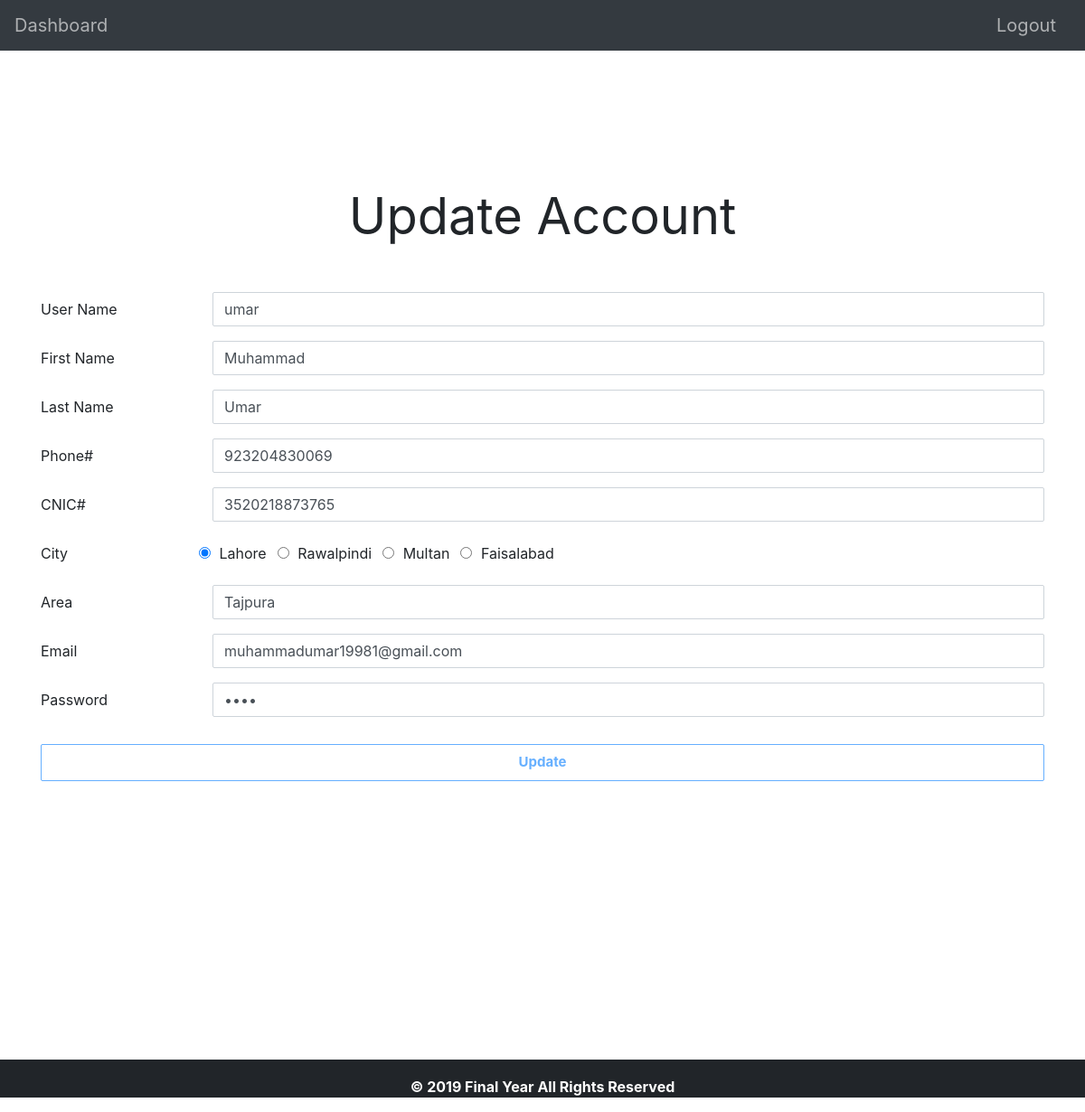
The app's page /Final/Admin/update-account.php?id=5 (signed in) with its own data.
### tables this page shows
CREATE TABLE `dealeraccount` (
  `id` int(255) NOT NULL,
  `firstname` varchar(255) NOT NULL,
  `lastname` varchar(255) NOT NULL,
  `phone` varchar(255) NOT NULL,
  `cnic` varchar(255) NOT NULL,
  `city` varchar(255) NOT NULL,
  `area` varchar(255) NOT NULL,
  `username` varchar(255) NOT NULL,
  `email` varchar(255) NOT NULL,
  `password` varchar(255) NOT NULL
);

### Final/Admin/update-account.php (the view, shortened to what this page needs)
<?php
	include("../files/config.php");
	if (isset($_GET['id'])) {
		$id=$_GET['id'];
		$qq="SELECT * FROM dealeraccount where id='".$id."'";
		$result=mysqli_query($conn,$qq);
		while($row=mysqli_fetch_array($result,MYSQLI_ASSOC))
		{
			$name1=$row['username'];
			$fname1=$row['firstname'];
			$lname1=$row['lastname'];
			$phone1=$row['phone'];
			$cnic1=$row['cnic'];
			$city1=$row['city'];
			$area1=$row['area'];
			$email1=$row['email'];
			$password1=$row['password'];
		}
	}
?>
<!DOCTYPE html>
<html lang="en"/>
<head>
<link rel="stylesheet" href="https://maxcdn.bootstrapcdn.com/bootstrap/4.0.0-beta/css/bootstrap.min.css">
<link rel="stylesheet" type="text/css" href="../styles.css">
<link rel="stylesheet" href="https://cdnjs.cloudflare.com/ajax/libs/font-awesome/4.7.0/css/font-awesome.min.css">
</head>
<body>
	<?php include("../files/header.php"); ?>
	<?php
	if($_SESSION['admin-credentials'])
	{	?>
	<div class="container class-content">
		<p class="display-4 text-center"><b>Update Account</b></p>
		<form method="POST" action="#">
			<div class="form-group row">
				<label class="col-sm-2 col-form-label">User Name</label>
				<div class="col-sm-10">
					<input type="text" class="form-control" name="username" placeholder="Enter User Name" value="<?php echo $name1;?>" required>
				</div>
			</div>
			<div class="form-group row">
				<label class="col-sm-2 col-form-label">First Name</label>
				<div class="col-sm-10">
					<input type="text" class="form-control" name="firstname" placeholder="Enter First Name" value="<?php echo $fname1;?>" required>
				</div>
			</div>
			<div class="form-group row">
				<label class="col-sm-2 col-form-label">Last Name</label>
				<div class="col-sm-10">
					<input type="text" class="form-control" name="lastname" placeholder="Enter Last Name" value="<?php echo $lname1;?>" required>
				</div>
			</div>
			<div class="form-group row">
				<label class="col-sm-2 col-form-label">Phone#</label>
				<div class="col-sm-10">
					<input type="tel" class="form-control" name="number" placeholder="Enter Phone Number" value="<?php echo $phone1;?>" required>
				</div>
			</div>
			<div class="form-group row">
				<label class="col-sm-2 col-form-label">CNIC#</label>
				<div class="col-sm-10">
					<input type="tel" class="form-control" name="cnic" placeholder="Enter CNIC Number" value="<?php echo $cnic1;?>" required>
				</div>
			</div>
			<div class="form-group row">
				<label class="col-sm-2 col-form-label">City</label>
				<div class="form-check form-check-inline">
					<label class="form-check-label">
						<input class="form-check-input" type="radio" name="cityname" value="Lahore" <?php if($city1=='Lahore'){echo 'checked';}?>>
						Lahore
					</label>
				</div>
				<div class="form-check form-check-inline">
					<label class="form-check-label">
						<input class="form-check-input" type="radio" name="cityname" value="Rawalpindi" <?php if($city1=='Rawalpindi'){echo 'checked';}?>>
						Rawalpindi
					</label>
				</div>
				<div class="form-check form-check-inline">
					<label class="form-check-label">
						<input class="form-check-input" type="radio" name="cityname" value="Multan" <?php if($city1=='Multan'){echo 'checked';}?>>
						Multan
					</label>
				</div>
				<div class="form-check form-check-inline">
					<label class="form-check-label">
						<input class="form-check-input" type="radio" name="cityname" value="Faisalabad" <?php if($city1=='Faisalabad'){echo 'checked';}?>>
						Faisalabad
					</label>
				</div>
			</div>
			<div class="form-group row">
				<label class="col-sm-2 col-form-label">Area</label>
				<div class="col-sm-10">
					<input type="text" class="form-control" name="area" placeholder="Enter Address" value="<?php echo $area1;?>" required>
				</div>
			</div>
			<div class="form-group row">
				<label for="inputEmail" class="col-sm-2 col-form-label">Email</label>
				<div class="col-sm-10">
					<input type="email" name="email" class="form-control" id="inputEmail" placeholder="Enter Email" value="<?php echo $email1;?>" >
				</div>
			</div>
			<div class="form-group row">
				<label for="inputPassword" class="col-sm-2 col-form-label">Password</label>
				<div class="col-sm-10">
					<input type="password" name="password" class="form-control" id="inputPassword" placeholder="Enter Password" value="<?php echo $password1;?>" >
				</div>
			</div>
			<div class="createaccountbutton">
				<button type="submit" name="submit" value="submit" class="button btn-outline-primary btn btn-primary btn-lg btn-block">Update</button>
			</div>
		</form>
	</div>
	<?php
	}
	else
	{
		header("Location:../home.php");
	} ?>
	<?php include("../files/footer.php"); ?>
</body>

### Final/styles.css (style rules this page uses)
body { padding-left: 20px; background-color: #FFF; margin: 0; padding: 0; }
.form-control, .btn { min-height: 38px; border-radius: 2px; }
.btn { font-size: 15px; font-weight: bold; }
.class-content { margin-top: 150px; }
.display-4 { margin-bottom: 50px; font-weight: 50; }
.createaccountbutton { margin-top: 30px; }
.button { opacity: 0.6; }

### records on screen
dealeraccount: username "umar", firstname "Muhammad", lastname "Umar", number "923204830069", cnic "3520218873765", city "☑ Lahore", city "☐ Rawalpindi", city "☐ Multan", city "☐ Faisalabad", area "Tajpura", email "muhammadumar19981@gmail.com"
